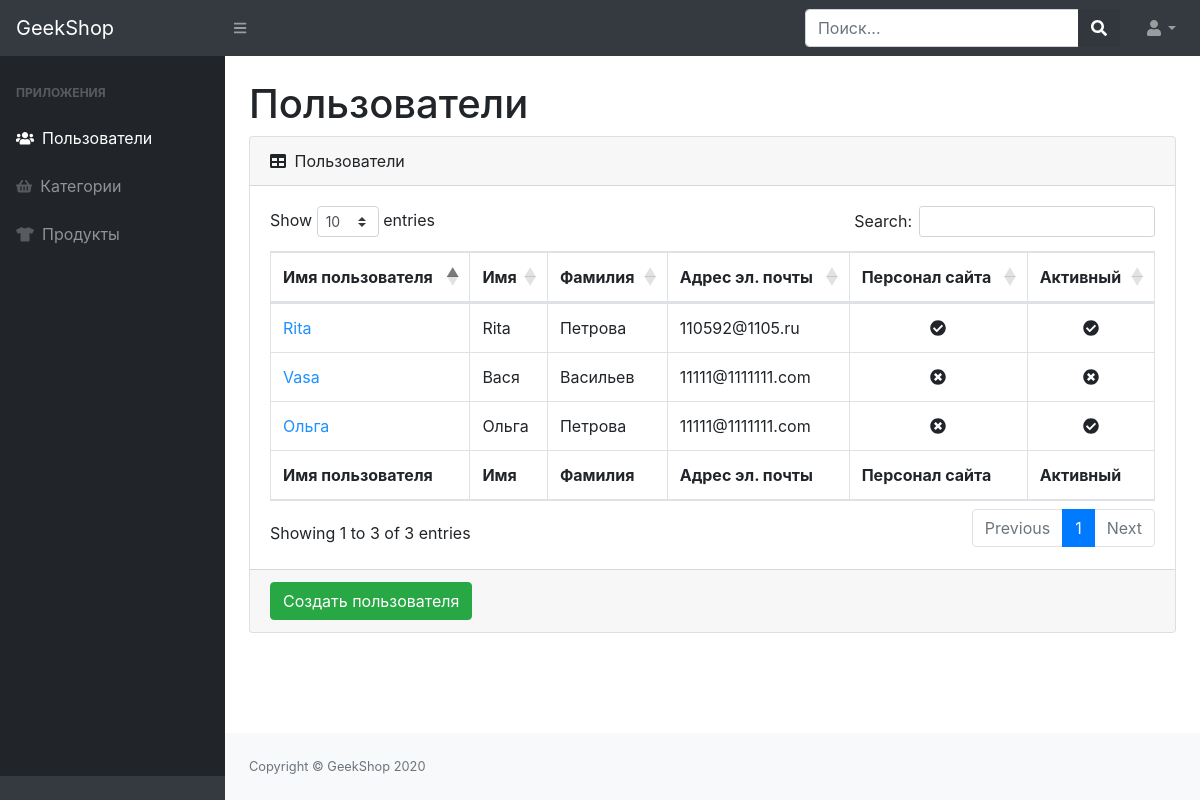
Page /admin-staff/users/ (signed in) on the committed database.
### authapp/models.py (models this page shows, shortened)
class User(AbstractUser):
    avatar = models.ImageField(upload_to='users_avatar', blank=True)
    age = models.PositiveSmallIntegerField(blank=True, null=True, default=18)
    activation_key = models.CharField(max_length=128, blank=True, null=True)
    activation_key_expires = models.DateTimeField(default=(now() + timedelta(hours=48)))

### adminapp/views.py (the view)
# urls.py: path('users/', adminapp.UserListView.as_view(), name='admin_users'),
class UserListView(ListView):
    model = User
    template_name = 'adminapp/admin-users-read.html'
    @method_decorator(user_passes_test(lambda u: u.is_superuser))
    def dispatch(self, request, *args, **kwargs):
        return super(UserListView, self).dispatch(request, *args, **kwargs)

### mainapp/context_processor.py (called while the page is built)
def basket(request):
    basket_items = []
    if request.user.is_authenticated:
        basket_items = Basket.objects.filter(user = request.user)
    return {
        'basket': basket_items
    }

### adminapp/templates/adminapp/admin-users-read.html
{% extends 'adminapp/base.html' %}
{% block content %}
                <h1 class="mt-4">Пользователи</h1>
    <div class="card mb-4">
        <div class="card-header">
            <i class="fas fa-table mr-1"></i>
            Пользователи
        </div>
        <div class="card-body">
            <div class="table-responsive">
                <table class="table table-bordered" id="dataTable" width="100%" cellspacing="0">
                    <thead>
                    <tr>
                        <th>Имя пользователя</th>
                        <th>Имя</th>
                        <th>Фамилия</th>
                        <th>Адрес эл. почты</th>
                        <th>Персонал сайта</th>
                        <th>Активный</th>
                    </tr>
                    </thead>
                    <tfoot>
                    <tr>
                        <th>Имя пользователя</th>
                        <th>Имя</th>
                        <th>Фамилия</th>
                        <th>Адрес эл. почты</th>
                        <th>Персонал сайта</th>
                        <th>Активный</th>
                    </tr>
                    </tfoot>
                    <tbody>
                    {% for user in object_list %}
                        <tr>
                            <td>
                                <a href="{% url 'admin_staff:admin_users_update' user.id %}" style="color: dodgerblue">
                                    {{ user.username }}
                                </a>
                            </td>
                            <td>{{ user.first_name }}</td>
                            <td>{{ user.last_name }}</td>
                            <td>{{ user.email }}</td>
                            <td class="text-center">
                                {% if user.is_staff %}
                                    <i class="fas fa-check-circle"></i>
                                {% else %}
                                    <i class="fas fa-times-circle"></i>
                                {% endif %}
                            </td>
                            <td class="text-center">
                                {% if user.is_active %}
                                    <i class="fas fa-check-circle"></i>
                                {% else %}
                                    <i class="fas fa-times-circle"></i>
                                {% endif %}
                            </td>
                        </tr>
                    {% endfor %}
                    </tbody>
                </table>
            </div>
        </div>
        <div class="card-footer">
            <button class="btn btn-success">
                <a href="{% url 'admin_staff:admin_users_create' %}" style="color: white;">
                    Создать пользователя
                </a>
            </button>
        </div>
    </div>
{% endblock %}

### rows in the picture
User: username "Rita", first_name "Rita", last_name "Петрова", email "110592@1105.ru", is_staff True (drawn), is_active True (drawn)
User: username "Vasa", first_name "Вася", last_name "Васильев", email "11111@1111111.com", is_staff False (drawn), is_active False (drawn)
User: username "Ольга", first_name "Ольга", last_name "Петрова", email "11111@1111111.com", is_staff False (drawn), is_active True (drawn)
